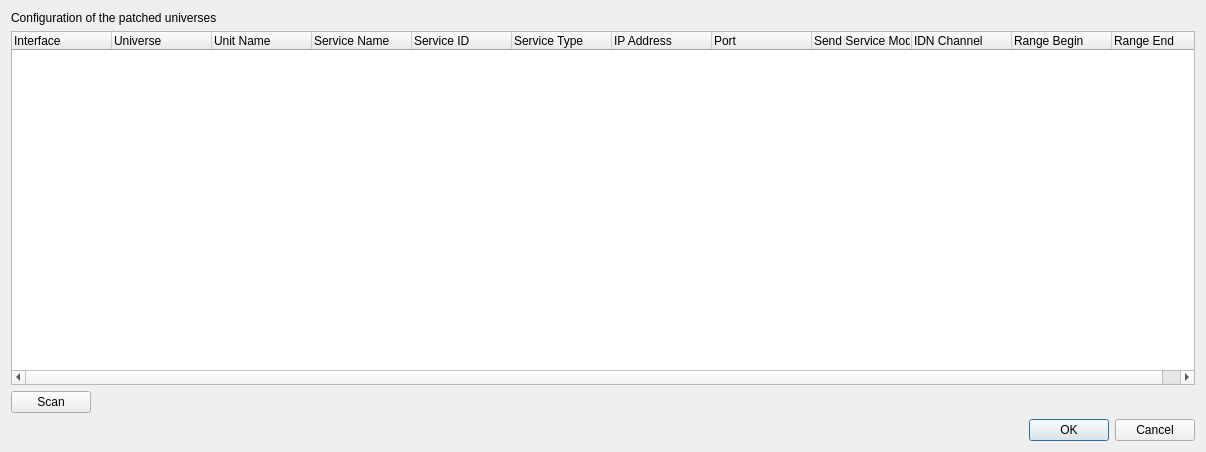
<?xml version="1.0" encoding="UTF-8"?>
<ui version="4.0">
 <class>IdnConfiguration</class>
 <widget class="QDialog" name="IdnConfiguration">
  <property name="geometry">
   <rect>
    <x>0</x>
    <y>0</y>
    <width>1206</width>
    <height>452</height>
   </rect>
  </property>
  <property name="windowTitle">
   <string>Configure IDN</string>
  </property>
  <layout class="QVBoxLayout" name="verticalLayout_3">
   <item>
    <widget class="QLabel" name="label">
     <property name="text">
      <string>Configuration of the patched universes</string>
     </property>
    </widget>
   </item>
   <item>
    <widget class="QTreeWidget" name="m_clientTree">
     <property name="contextMenuPolicy">
      <enum>Qt::ContextMenuPolicy::CustomContextMenu</enum>
     </property>
     <property name="selectionMode">
      <enum>QAbstractItemView::SelectionMode::MultiSelection</enum>
     </property>
     <column>
      <property name="text">
       <string>Interface</string>
      </property>
     </column>
     <column>
      <property name="text">
       <string>Universe</string>
      </property>
     </column>
     <column>
      <property name="text">
       <string>Unit Name</string>
      </property>
     </column>
     <column>
      <property name="text">
       <string>Service Name</string>
      </property>
     </column>
     <column>
      <property name="text">
       <string>Service ID</string>
      </property>
     </column>
     <column>
      <property name="text">
       <string>Service Type</string>
      </property>
     </column>
     <column>
      <property name="text">
       <string>IP Address</string>
      </property>
     </column>
     <column>
      <property name="text">
       <string>Port</string>
      </property>
     </column>
     <column>
      <property name="text">
       <string>Send Service Mode</string>
      </property>
     </column>
     <column>
      <property name="text">
       <string>IDN Channel</string>
      </property>
     </column>
     <column>
      <property name="text">
       <string>Range Begin</string>
      </property>
     </column>
     <column>
      <property name="text">
       <string>Range End</string>
      </property>
     </column>
    </widget>
   </item>
   <item>
    <widget class="QPushButton" name="m_scanButton">
     <property name="sizePolicy">
      <sizepolicy hsizetype="Fixed" vsizetype="Minimum">
       <horstretch>0</horstretch>
       <verstretch>0</verstretch>
      </sizepolicy>
     </property>
     <property name="text">
      <string>Scan</string>
     </property>
    </widget>
   </item>
   <item>
    <widget class="QDialogButtonBox" name="m_buttonBox">
     <property name="standardButtons">
      <set>QDialogButtonBox::StandardButton::Cancel|QDialogButtonBox::StandardButton::Ok</set>
     </property>
    </widget>
   </item>
  </layout>
 </widget>
 <resources/>
 <connections/>
</ui>
